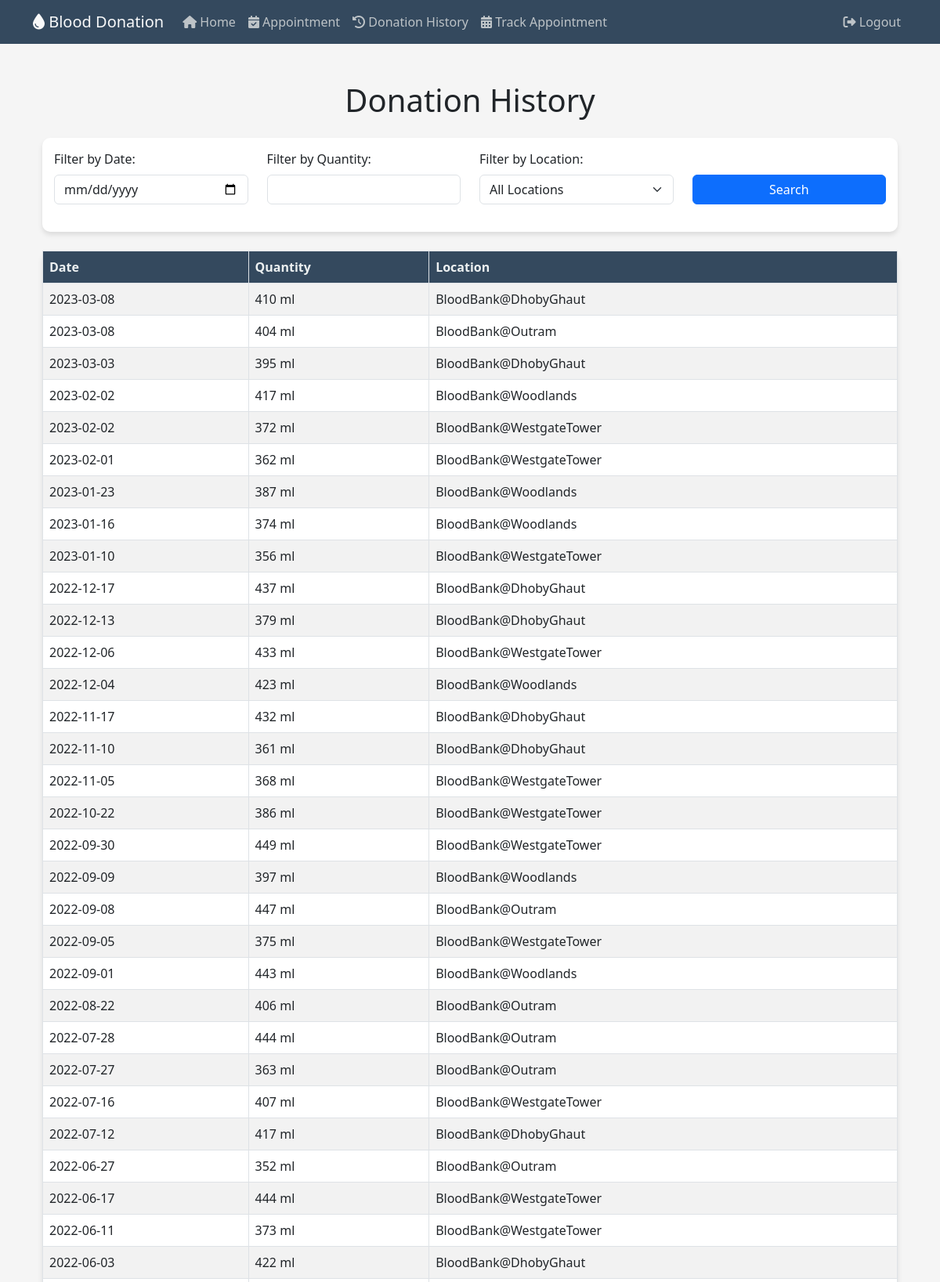
The app's page /donationhistory (signed in, upper part) with its own data.
### website/models.py (models this page shows)
class Donations(db.Model):
    DonationID = db.Column(db.Integer, primary_key=True, autoincrement=True)
    DonorID = db.Column(db.Integer, db.ForeignKey('donors.DonorID'))
    DonationDate = db.Column(db.Date, nullable=False)
    Quantity = db.Column(db.Integer, nullable=False)
    Location = db.Column(db.String(50), nullable=False)

### website/views.py (the view)
@views.route('/donationhistory')
def donationhistory():
    logged_in_user_email = session['email']
    user = Users.get_by_email(logged_in_user_email)
    donor_id = user.donor.DonorID
    stmt = select(Donations.DonationDate, Donations.Quantity, Donations.Location).where(Donations.DonorID == donor_id).order_by(Donations.DonationDate.desc())
    result = db.session.execute(stmt)
    donations = result.fetchall()
    return render_template('donationhistory.html', donations=donations)

### website/models.py (called while the page is built)
    def get_by_email(email):
        return Users.query.filter_by(Email=email).first()

### website/templates/donationhistory.html (shortened to what this page needs)
{% extends "base.html" %}
{% block text %}
<div class="container my-5">
    <h1 class="mb-4">Donation History</h1>
    <div class="form-custom mb-4">
        <div class="row">
            <div class="col-md-3 filter-input">
                <label for="filter-date" class="form-label">Filter by Date:</label>
                <input type="date" class="form-control" id="filter-date">
            </div>
            <div class="col-md-3 filter-input">
                <label for="filter-quantity" class="form-label">Filter by Quantity:</label>
                <input type="number" class="form-control" id="filter-quantity">
            </div>
            <div class="col-md-3 filter-input">
                <label for="filter-location" class="form-label">Filter by Location:</label>
                <select class="form-select" id="filter-location">
                    <option value="">All Locations</option>
                </select>
            </div>
            <div class="col-md-3 filter-input d-flex align-items-end">
                <button class="btn btn-primary" id="search-btn">Search</button>
            </div>
        </div>
    </div>
    <table class="table table-striped table-bordered table-custom">
        <thead>
            <tr>
                <th>Date</th>
                <th>Quantity</th>
                <th>Location</th>
            </tr>
        </thead>
        <tbody>
            {% for donation in donations %}
                <tr>
                    <td>{{ donation[0] }}</td>
                    <td>{{ donation[1] }} ml</td>
                    <td>{{ donation[2] }}</td>
                </tr>
            {% else %}
                <tr>
                    <td colspan="3" class="text-center">No donations available</td>
                </tr>
            {% endfor %}
        </tbody>
    </table>
</div>
{% endblock %}

### website/templates/base.html (shortened to what this page needs)
<!DOCTYPE html>
<html>
<head>
    <link rel="stylesheet" type="text/css" href="{{ url_for('static', filename='styles.css') }}">
	<link rel="stylesheet" href="https://cdnjs.cloudflare.com/ajax/libs/font-awesome/6.3.0/css/all.min.css" />
	<link href="https://cdn.jsdelivr.net/npm/bootstrap@5.3.0-alpha1/dist/css/bootstrap.min.css" rel="stylesheet">
	<link rel="stylesheet" href="https://cdnjs.cloudflare.com/ajax/libs/bootstrap-datepicker/1.9.0/css/bootstrap-datepicker.css" />
</head>
<body>
	<nav class="navbar navbar-expand-lg navbar-custom">
		<div class="container">
			<a class="navbar-brand text-light" href="#"><i class="fas fa-tint"></i> Blood Donation</a>
			<div class="collapse navbar-collapse" id="navbarNav">
				<ul class="navbar-nav me-auto">
					<li class="nav-item">
						<a class="nav-link nav-link-custom" href="/main"><i class="fas fa-home"></i> Home</a>
					</li>
					<li class="nav-item">
						<a class="nav-link nav-link-custom" href="/startcheck"><i class="fas fa-calendar-check"></i> Appointment</a>
					</li>
					<li class="nav-item">
						<a class="nav-link nav-link-custom" href="/donationhistory"><i class="fas fa-history"></i> Donation History</a>
					</li>
					<li class="nav-item">
						<a class="nav-link nav-link-custom" href="/trackappointment"><i class="fas fa-calendar-alt"></i> Track Appointment</a>
					</li>
				</ul>
				<ul class="navbar-nav">
					<li class="nav-item">
						<a class="nav-link nav-link-custom" href="/logout"><i class="fas fa-sign-out-alt"></i> Logout</a>
					</li>
				</ul>
			</div>
		</div>
	</nav>
	<div class="container mt-4 mb-4">
		{% block text %}
		{% endblock %}
	</div>
</body>
</html>

### website/static/styles.css (style rules this page uses)
body { font-family: 'Poppins', sans-serif; background-color: #f5f5f5 !important; }
h1 { font-size: 36px; margin: 20px 0; text-align: center; color: #4a4a4a; }
.btn-primary { background-color: #007bff; border-color: #007bff; transition: background-color 0.3s, border-color 0.3s; }
.navbar-custom { background-color: #34495e; }
.nav-link-custom { color: #bdc3c7 !important; }

### website/templates/donationhistory.html (style rules this page uses)
.table-custom { background-color: #fff; border-radius: 10px; box-shadow: 0 4px 6px rgba(0, 0, 0, 0.1); }
.table-custom thead th { background-color: #34495e; color: #ecf0f1; }
.form-custom { padding: 15px; background-color: #fff; border-radius: 10px; box-shadow: 0 4px 6px rgba(0, 0, 0, 0.1); }
.filter-input { margin-bottom: 20px; }
#search-btn { width: 100%; margin-top: 30px; }

### records on screen
Donations: DonationDate "2023-03-08", Quantity "410", Location "BloodBank@DhobyGhaut"
Donations: DonationDate "2023-03-08", Quantity "404", Location "BloodBank@Outram"
Donations: DonationDate "2023-03-03", Quantity "395", Location "BloodBank@DhobyGhaut"
Donations: DonationDate "2023-02-02", Quantity "417", Location "BloodBank@Woodlands"
Donations: DonationDate "2023-02-02", Quantity "372", Location "BloodBank@WestgateTower"
Donations: DonationDate "2023-02-01", Quantity "362", Location "BloodBank@WestgateTower"
Donations: DonationDate "2023-01-23", Quantity "387", Location "BloodBank@Woodlands"
Donations: DonationDate "2023-01-16", Quantity "374", Location "BloodBank@Woodlands"
Donations: DonationDate "2023-01-10", Quantity "356", Location "BloodBank@WestgateTower"
Donations: DonationDate "2022-12-17", Quantity "437", Location "BloodBank@DhobyGhaut"
Donations: DonationDate "2022-12-13", Quantity "379", Location "BloodBank@DhobyGhaut"
Donations: DonationDate "2022-12-06", Quantity "433", Location "BloodBank@WestgateTower"
Donations: DonationDate "2022-12-04", Quantity "423", Location "BloodBank@Woodlands"
Donations: DonationDate "2022-11-17", Quantity "432", Location "BloodBank@DhobyGhaut"
Donations: DonationDate "2022-11-10", Quantity "361", Location "BloodBank@DhobyGhaut"
Donations: DonationDate "2022-11-05", Quantity "368", Location "BloodBank@WestgateTower"
Donations: DonationDate "2022-10-22", Quantity "386", Location "BloodBank@WestgateTower"
Donations: DonationDate "2022-09-30", Quantity "449", Location "BloodBank@WestgateTower"
Donations: DonationDate "2022-09-09", Quantity "397", Location "BloodBank@Woodlands"
Donations: DonationDate "2022-09-08", Quantity "447", Location "BloodBank@Outram"
Donations: DonationDate "2022-09-05", Quantity "375", Location "BloodBank@WestgateTower"
Donations: DonationDate "2022-09-01", Quantity "443", Location "BloodBank@Woodlands"
Donations: DonationDate "2022-08-22", Quantity "406", Location "BloodBank@Outram"
Donations: DonationDate "2022-07-28", Quantity "444", Location "BloodBank@Outram"
Donations: DonationDate "2022-07-27", Quantity "363", Location "BloodBank@Outram"
Donations: DonationDate "2022-07-16", Quantity "407", Location "BloodBank@WestgateTower"
Donations: DonationDate "2022-07-12", Quantity "417", Location "BloodBank@DhobyGhaut"
Donations: DonationDate "2022-06-27", Quantity "352", Location "BloodBank@Outram"
Donations: DonationDate "2022-06-17", Quantity "444", Location "BloodBank@WestgateTower"
Donations: DonationDate "2022-06-11", Quantity "373", Location "BloodBank@WestgateTower"
Donations: DonationDate "2022-06-03", Quantity "422", Location "BloodBank@DhobyGhaut"
